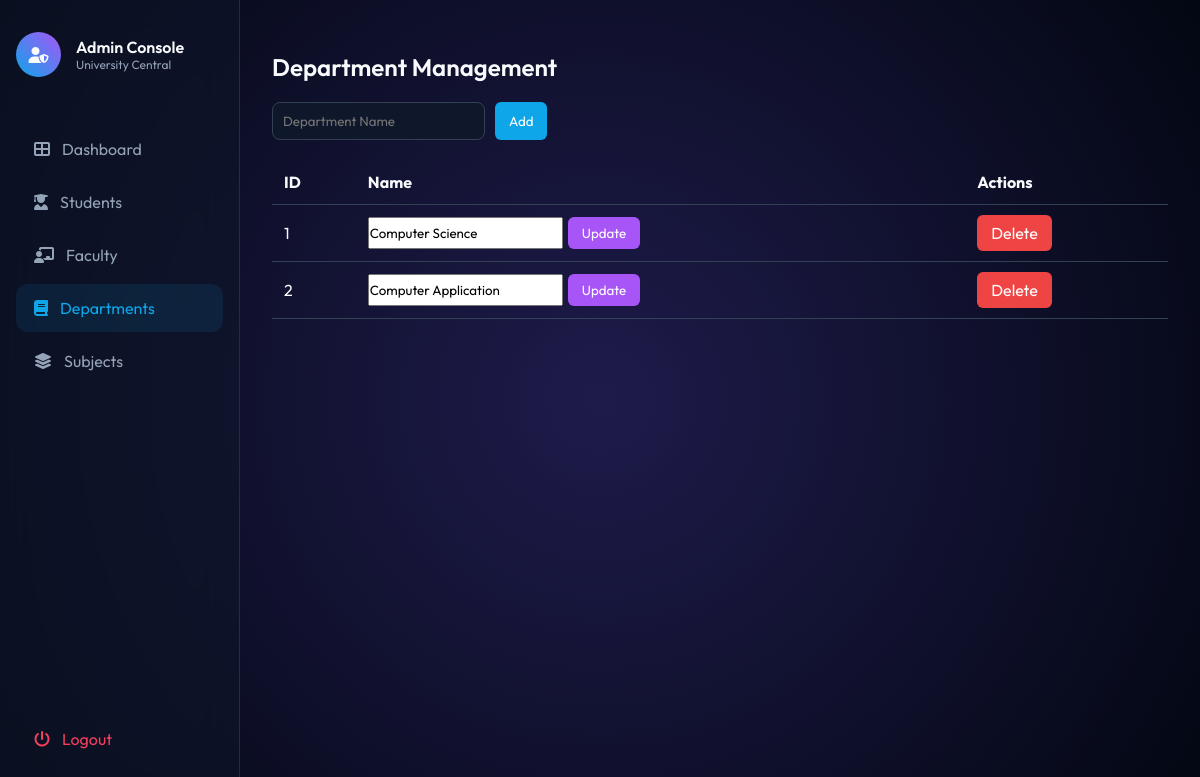
Screenshot of /homepage?page=department with the database file from the repository.
### app.py (models this page shows)
class Department(db.Model):
    dept_id = db.Column(db.Integer, primary_key=True)
    dept_name = db.Column(db.String(100), nullable=False)
    students = db.relationship("Student", backref="department", lazy=True)
    staffs = db.relationship("Staff", backref="department", lazy=True)
    subjects = db.relationship("Subject", backref="department", lazy=True)

### app.py (the view)
@app.route("/homepage")
def domain():
    page = request.args.get("page")
    if not page:
        page = "dashboard"
    departments = Department.query.all()
    students = Student.query.all()
    staffs = Staff.query.all()
    subjects = Subject.query.all()
    return render_template("index.html",
                           page=page,
                           departments=departments,
                           students=students,
                           staffs=staffs,
                           subjects=subjects)

### templates/index.html (shortened to what this page needs)
<!DOCTYPE html>
<html lang="en">
<head>
    <link rel="stylesheet" href="https://cdnjs.cloudflare.com/ajax/libs/font-awesome/6.5.0/css/all.min.css">
    <link rel="stylesheet" href="{{ url_for('static', filename='index.css') }}">
</head>
<body>
    <aside>
        <div class="user-header">
            <div class="user-avatar"><i class="fas fa-user-shield"></i></div>
            <div>
                <p style="font-weight:600;">Admin Console</p>
                <p style="font-size:12px;color:#94a3b8;">University Central</p>
            </div>
        </div>
        <nav>
            <a href="/homepage" class="nav-link {% if page == 'dashboard' %}active{% endif %}">
                <i class="fas fa-th-large"></i> Dashboard
            </a>
            <a href="/homepage?page=student" class="nav-link {% if page == 'student' %}active{% endif %}">
                <i class="fas fa-user-graduate"></i> Students
            </a>
            <a href="/homepage?page=staff" class="nav-link {% if page == 'staff' %}active{% endif %}">
                <i class="fas fa-chalkboard-teacher"></i> Faculty
            </a>
            <a href="/homepage?page=department" class="nav-link {% if page == 'department' %}active{% endif %}">
                <i class="fas fa-book"></i> Departments
            </a>
            <a href="/homepage?page=subject" class="nav-link {% if page == 'subject' %}active{% endif %}">
                <i class="fas fa-layer-group"></i> Subjects
            </a>
        </nav><a href="/" class="nav-link logout"><i class="fas fa-power-off"></i> Logout</a>
    </aside>
    <main>
        <div class="content">
            {% if page == "department" %}
            <div class="crud-container">
                <h2 class="section-title">Department Management</h2>
                <form action="/department/add" method="POST" class="crud-form">
                    <input type="text" name="dept_name" placeholder="Department Name" required>
                    <button class="btn btn-add">Add</button>
                </form>
                <table class="crud-table">
                    <tr>
                        <th>ID</th>
                        <th>Name</th>
                        <th>Actions</th>
                    </tr>
                    {% for dept in departments %}
                    <tr>
                        <td>{{ dept.dept_id }}</td>
                        <td>
                            <form action="/department/edit/{{ dept.dept_id }}" method="POST" class="inline-form">
                                <input type="text" name="dept_name" value="{{ dept.dept_name }}" required>
                                <button class="btn btn-edit">Update</button>
                            </form>
                        </td>
                        <td>
                            <a href="/department/delete/{{ dept.dept_id }}" class="btn btn-delete"
                                onclick="return confirm('Delete this department?')">
                                Delete
                            </a>
                        </td>
                    </tr>
                    {% endfor %}
                </table>
            </div>
            {% endif %}
        </div>
    </main>
</body>
</html>

### static/index.css (style rules this page uses)
:root { --bg: #030712; --glass: rgba(15, 23, 42, 0.6); --neon-blue: #0ea5e9; --neon-purple: #a855f7; --text: #f8fafc; --border: rgba(255, 255, 255, 0.1); }
* { margin: 0; padding: 0; box-sizing: border-box; font-family: 'Outfit', sans-serif; }
body { background: radial-gradient(circle at 50% 50%, #1e1b4b 0%, #030712 100%); color: var(--text); height: 100vh; display: flex; overflow: hidden; }
aside { width: 240px; background: var(--glass); backdrop-filter: blur(20px); border-right: 1px solid var(--border); padding: 2rem 1rem; display: flex; flex-direction: column; }
.user-header { display: flex; align-items: center; gap: 15px; margin-bottom: 3rem; }
.user-avatar { width: 45px; height: 45px; background: linear-gradient(45deg, var(--neon-blue), var(--neon-purple)); border-radius: 50%; display: grid; place-items: center; }
.nav-link { display: flex; align-items: center; gap: 12px; padding: 14px 18px; color: #94a3b8; text-decoration: none; border-radius: 12px; transition: 0.3s; margin-bottom: 5px; }
.nav-link:hover, .nav-link.active { background: rgba(14, 165, 233, 0.1); color: var(--neon-blue); }
.logout { margin-top: auto; color: #f43f5e; }
main { flex: 1; padding: 2rem; overflow-y: auto; }
.crud-container { margin-top: 20px; }
.section-title { margin-bottom: 20px; font-weight: 600; }
.crud-form { display: flex; gap: 10px; margin-bottom: 20px; flex-wrap: wrap; }
.crud-form input, .crud-form select { padding: 10px; border-radius: 8px; border: 1px solid #334155; background: #0f172a; color: white; }
.crud-table { width: 100%; border-collapse: collapse; }
.crud-table th, .crud-table td { padding: 12px; border-bottom: 1px solid #334155; text-align: left; }
.inline-form { display: flex; gap: 5px; flex-wrap: wrap; }
.btn { padding: 8px 14px; border-radius: 6px; border: none; cursor: pointer; text-decoration: none; color: white; }
.btn-add { background: #0ea5e9; }
.btn-edit { background: #a855f7; }
.btn-delete { background: #ef4444; }

### rows the page displays
Department: dept_id "1", dept_name "Computer Science"
Department: dept_id "2", dept_name "Computer Application"
